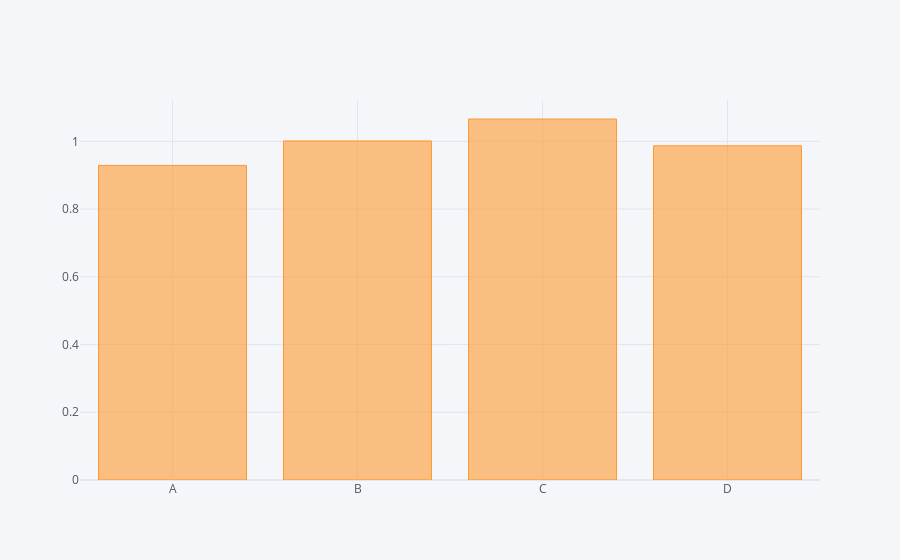

Notebook source saved alongside this figure:
### Code cell
# Aggregate numerical data and create an interactive bar plot
df.std().iplot(kind='bar')

### Figure 1 — Plotly figure (JSON) as saved in the notebook; plotly's stock layout.template omitted (floating-point values rounded to 4 significant figures)
{"data": [{"marker": {"color": "rgba(255, 153, 51, 0.6)", "line": {"color": "rgba(255, 153, 51, 1.0)", "width": 1}}, "name": "None", "orientation": "v", "text": "", "type": "bar", "x": ["A", "B", "C", "D"], "y": [0.9288, 1.001, 1.066, 0.9868]}], "layout": {"legend": {"bgcolor": "#F5F6F9", "font": {"color": "#4D5663"}}, "paper_bgcolor": "#F5F6F9", "plot_bgcolor": "#F5F6F9", "title": {"font": {"color": "#4D5663"}}, "xaxis": {"gridcolor": "#E1E5ED", "showgrid": true, "tickfont": {"color": "#4D5663"}, "title": {"font": {"color": "#4D5663"}, "text": ""}, "zerolinecolor": "#E1E5ED"}, "yaxis": {"gridcolor": "#E1E5ED", "showgrid": true, "tickfont": {"color": "#4D5663"}, "title": {"font": {"color": "#4D5663"}, "text": ""}, "zerolinecolor": "#E1E5ED"}}}
